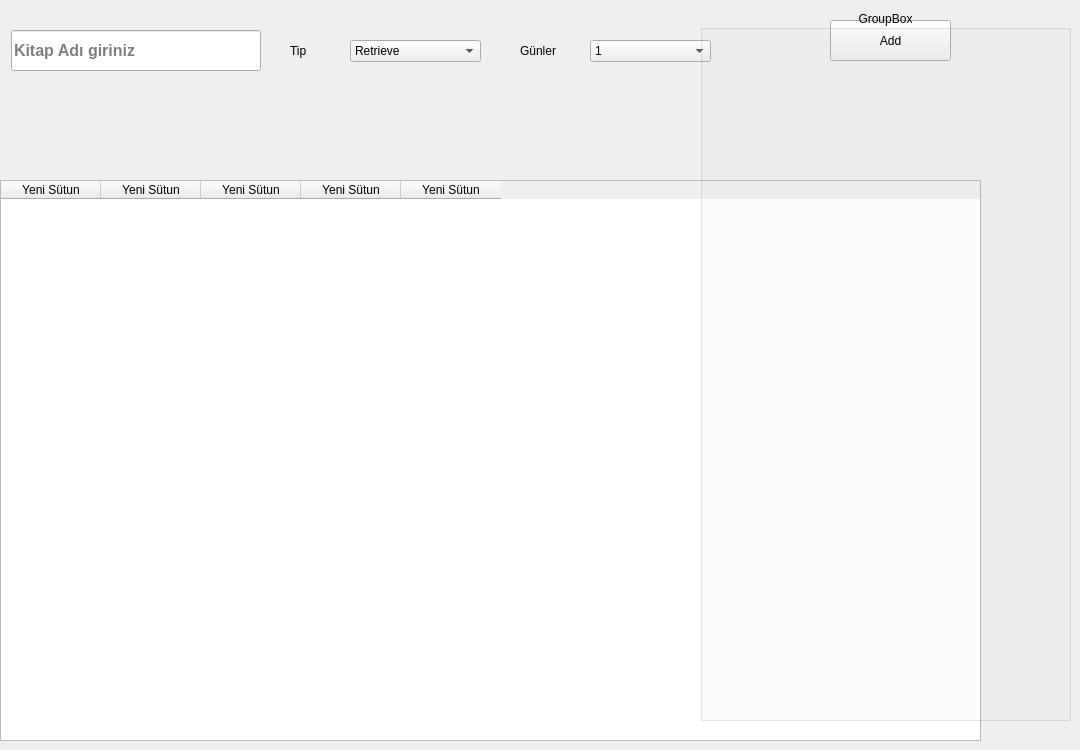
    <widget class="QWidget" name="tab_4">
     <attribute name="title">
      <string>Sayfa</string>
     </attribute>
     <widget class="QTableWidget" name="tableWidget">
      <property name="geometry">
       <rect>
        <x>0</x>
        <y>180</y>
        <width>981</width>
        <height>561</height>
       </rect>
      </property>
      <property name="gridStyle">
       <enum>Qt::DashLine</enum>
      </property>
      <attribute name="horizontalHeaderCascadingSectionResizes">
       <bool>false</bool>
      </attribute>
      <attribute name="horizontalHeaderShowSortIndicator" stdset="0">
       <bool>false</bool>
      </attribute>
      <attribute name="horizontalHeaderStretchLastSection">
       <bool>false</bool>
      </attribute>
      <attribute name="verticalHeaderCascadingSectionResizes">
       <bool>false</bool>
      </attribute>
      <attribute name="verticalHeaderShowSortIndicator" stdset="0">
       <bool>false</bool>
      </attribute>
      <attribute name="verticalHeaderStretchLastSection">
       <bool>false</bool>
      </attribute>
      <column>
       <property name="text">
        <string>Yeni Sütun</string>
       </property>
      </column>
      <column>
       <property name="text">
        <string>Yeni Sütun</string>
       </property>
      </column>
      <column>
       <property name="text">
        <string>Yeni Sütun</string>
       </property>
      </column>
      <column>
       <property name="text">
        <string>Yeni Sütun</string>
       </property>
      </column>
      <column>
       <property name="text">
        <string>Yeni Sütun</string>
       </property>
      </column>
     </widget>
     <widget class="QPushButton" name="pushButton_5">
      <property name="geometry">
       <rect>
        <x>830</x>
        <y>20</y>
        <width>121</width>
        <height>41</height>
       </rect>
      </property>
      <property name="text">
       <string>Add</string>
      </property>
     </widget>
     <widget class="QLineEdit" name="lineEdit">
      <property name="geometry">
       <rect>
        <x>11</x>
        <y>30</y>
        <width>250</width>
        <height>41</height>
       </rect>
      </property>
      <property name="sizePolicy">
       <sizepolicy hsizetype="Expanding" vsizetype="Fixed">
        <horstretch>0</horstretch>
        <verstretch>0</verstretch>
       </sizepolicy>
      </property>
      <property name="minimumSize">
       <size>
        <width>0</width>
        <height>0</height>
       </size>
      </property>
      <property name="sizeIncrement">
       <size>
        <width>0</width>
        <height>0</height>
       </size>
      </property>
      <property name="font">
       <font>
        <pointsize>12</pointsize>
        <weight>75</weight>
        <bold>true</bold>
        <strikeout>false</strikeout>
        <stylestrategy>PreferAntialias</stylestrategy>
       </font>
      </property>
      <property name="placeholderText">
       <string>Kitap Adı giriniz</string>
      </property>
     </widget>
     <widget class="QComboBox" name="comboBox">
      <property name="geometry">
       <rect>
        <x>350</x>
        <y>40</y>
        <width>131</width>
        <height>22</height>
       </rect>
      </property>
      <item>
       <property name="text">
        <string>Retrieve</string>
       </property>
      </item>
      <item>
       <property name="text">
        <string>Rent</string>
       </property>
      </item>
     </widget>
     <widget class="QComboBox" name="comboBox_2">
      <property name="geometry">
       <rect>
        <x>590</x>
        <y>40</y>
        <width>121</width>
        <height>22</height>
       </rect>
      </property>
      <item>
       <property name="text">
        <string>1</string>
       </property>
      </item>
      <item>
       <property name="text">
        <string>2</string>
       </property>
      </item>
      <item>
       <property name="text">
        <string>3</string>
       </property>
      </item>
      <item>
       <property name="text">
        <string>4</string>
       </property>
      </item>
      <item>
       <property name="text">
        <string>5</string>
       </property>
      </item>
      <item>
       <property name="text">
        <string>6</string>
       </property>
      </item>
     </widget>
     <widget class="QLabel" name="label">
      <property name="geometry">
       <rect>
        <x>290</x>
        <y>40</y>
        <width>71</width>
        <height>21</height>
       </rect>
      </property>
      <property name="text">
       <string>Tip</string>
      </property>
     </widget>
     <widget class="QLabel" name="label_2">
      <property name="geometry">
       <rect>
        <x>520</x>
        <y>40</y>
        <width>61</width>
        <height>21</height>
       </rect>
      </property>
      <property name="text">
       <string>Günler</string>
      </property>
     </widget>
     <widget class="QGroupBox" name="groupBox_11">
      <property name="geometry">
       <rect>
        <x>700</x>
        <y>10</y>
        <width>371</width>
        <height>711</height>
       </rect>
      </property>
      <property name="title">
       <string>GroupBox</string>
      </property>
      <property name="alignment">
       <set>Qt::AlignCenter</set>
      </property>
     </widget>
    </widget>
